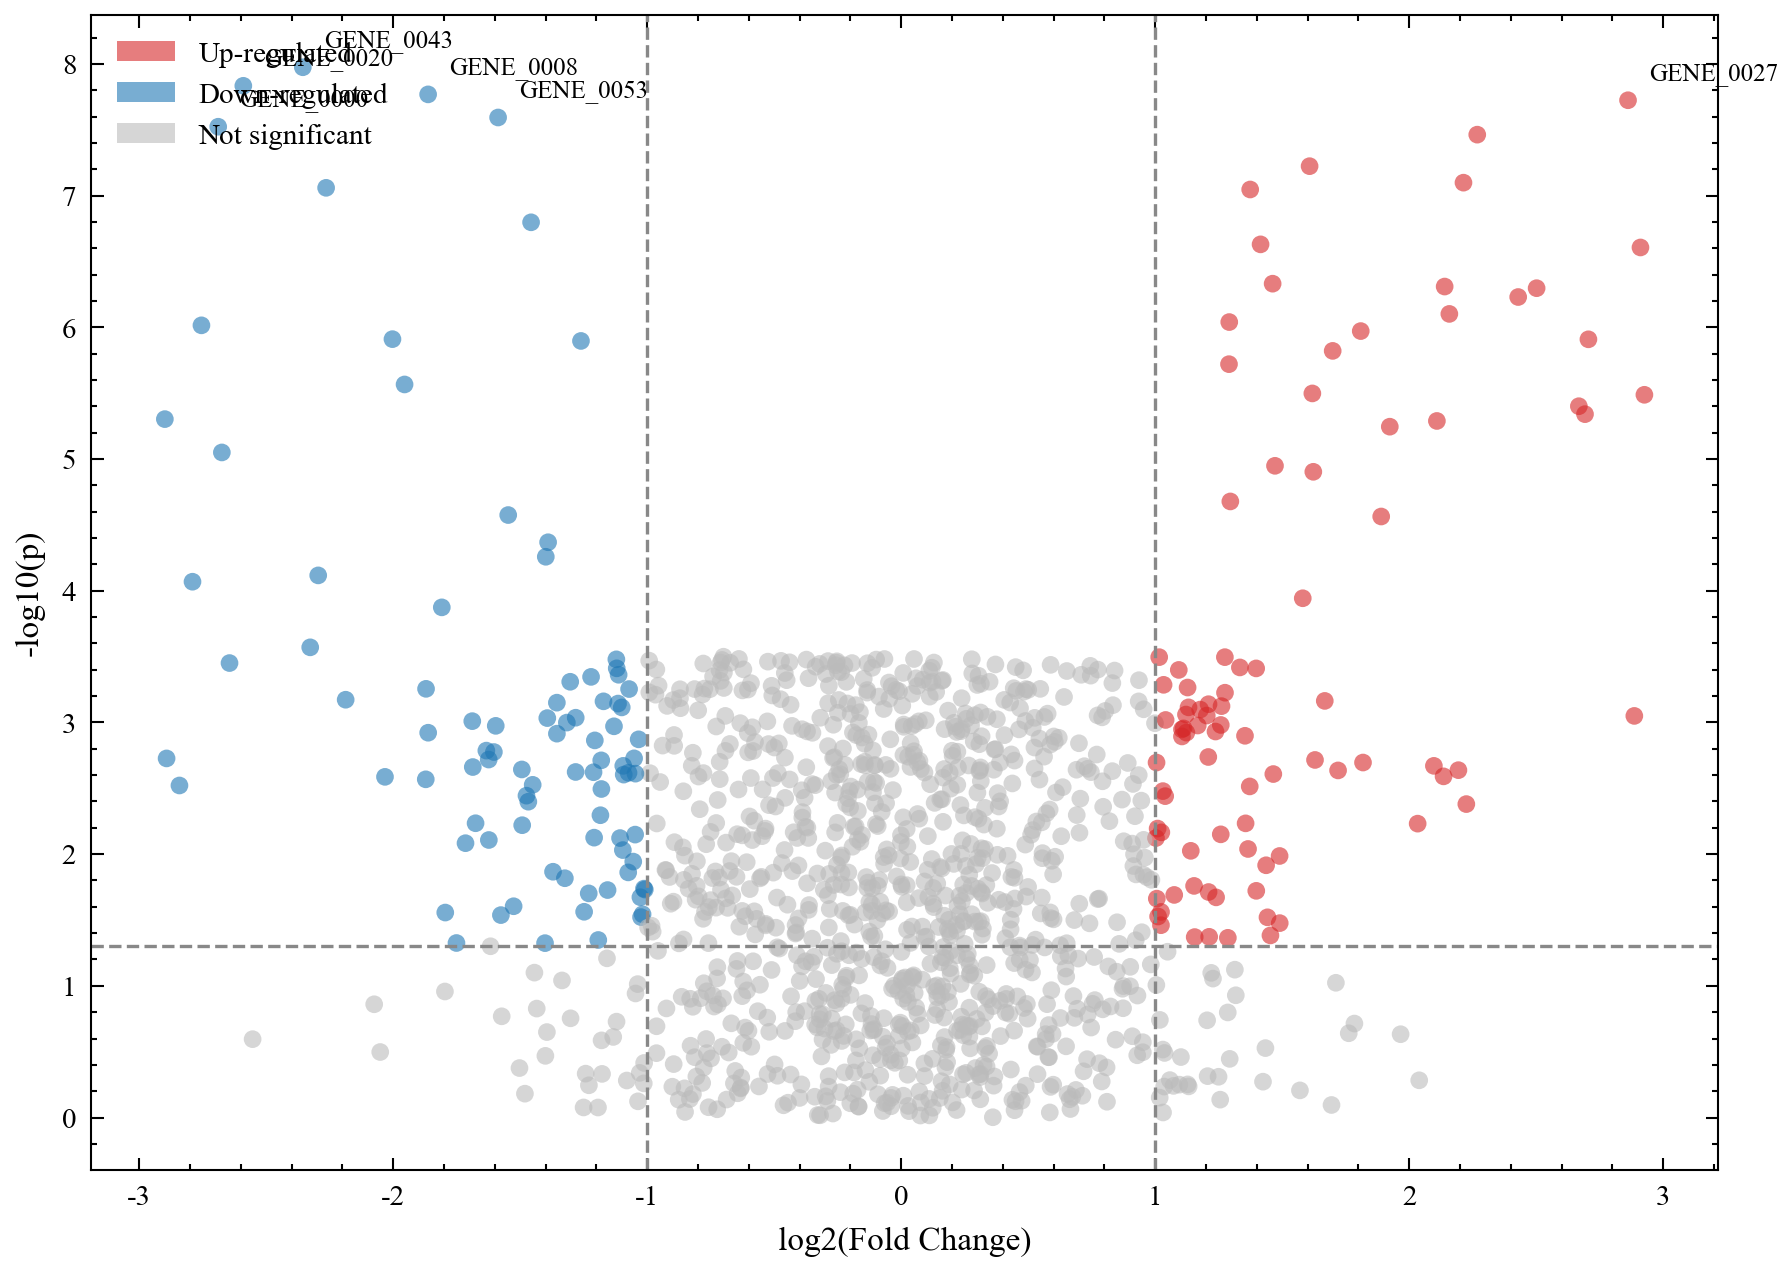

Here is the Python script that generated this plot:
"""
25_volcano.py — 火山图

展示 plot_volcano()：差异表达基因分析。
场景：处理组 vs 对照组的转录组差异表达（1200 个基因）。
"""

import numpy as np
import sciplot as sp

np.random.seed(42)

# ── 数据生成 ──────────────────────────────────────────────────
rng = np.random.default_rng(42)
n = 1200
log2fc = rng.normal(0, 0.7, n)
p_values = 10 ** (-rng.uniform(0, 3.5, n))

# 掺入显著差异基因
n_sig = 60
log2fc[:n_sig] = rng.choice([-1, 1], n_sig) * rng.uniform(1.2, 3.0, n_sig)
p_values[:n_sig] = 10 ** (-rng.uniform(2.5, 8, n_sig))

genes = [f"GENE_{i:04d}" for i in range(n)]

# ── 绘图 ──────────────────────────────────────────────────────
sp.setup_style("nature", "pastel", lang="en")

fig, ax = sp.plot_volcano(
    log2fc,
    p_values,
    labels=genes,
    fc_threshold=1.0,
    p_threshold=0.05,
    xlabel="log2(Fold Change)",
    ylabel="-log10(p)",
    top_n=6,
)

# ── 保存 ──────────────────────────────────────────────────────
sp.save(fig, "showcase/25_volcano", formats=("png",), dpi=300)
